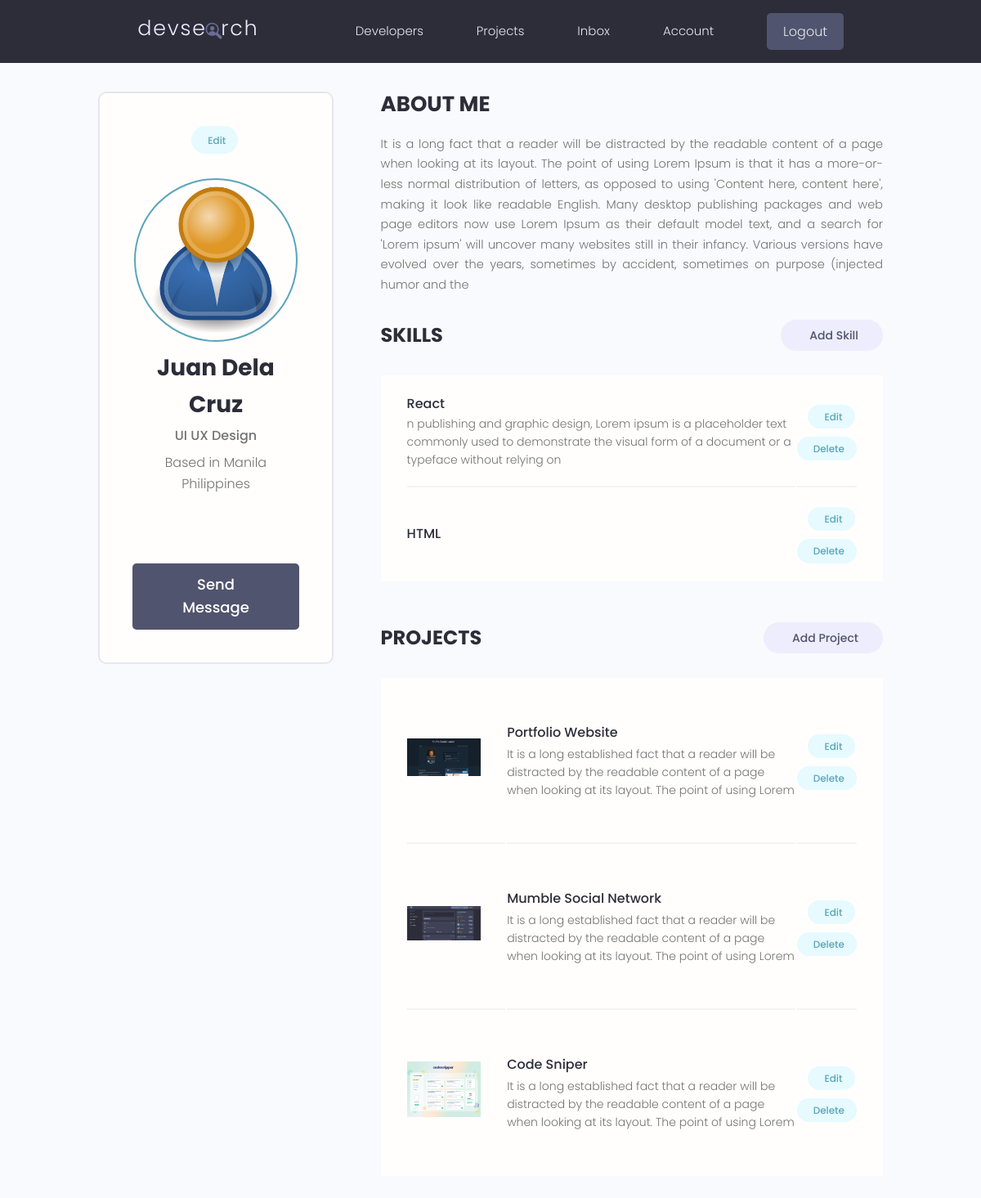
The app's page /account/ (signed in) with its own data.
### users/models.py (models this page shows, shortened)
class Profile(models.Model):
    user = models.OneToOneField(User, on_delete=models.CASCADE)
    name = models.CharField(max_length=200, blank=True, null=True)
    email = models.EmailField(max_length=500, blank=True, null=True)
    username = models.CharField(max_length=200, blank=True, null=True)
    location = models.CharField(max_length=200, blank=True, null=True)
    short_intro  = models.CharField(max_length=200, blank=True, null=True)
    bio = models.TextField(blank=True, null=True)
    profile_image = models.ImageField(blank=True, null=True, upload_to='profiles/', default='profiles/user-default.png')
    social_github = models.CharField(max_length=200, blank=True, null=True)
    social_twitter = models.CharField(max_length=200, blank=True, null=True)
    social_linkedin = models.CharField(max_length=200, blank=True, null=True)
    social_youtube = models.CharField(max_length=200, blank=True, null=True)
    social_website = models.CharField(max_length=200, blank=True, null=True)
    created = models.DateTimeField(auto_now_add=True)
    id = models.UUIDField(default=uuid.uuid4, unique=True, primary_key=True, editable=False)

class Skill(models.Model):
    owner = models.ForeignKey(Profile, null=True, blank=True, on_delete=models.CASCADE) # Own by Profile
    name = models.CharField(max_length=200, blank=True, null=True)
    description = models.TextField(blank=True, null=True)
    created = models.DateTimeField(auto_now_add=True)
    id = models.UUIDField(default=uuid.uuid4, unique=True, primary_key=True, editable=False)

### projects/models.py (models this page shows, shortened)
class Project(models.Model):
    owner = models.ForeignKey(Profile, null=True, blank=True, on_delete=models.CASCADE) # Profile owner
    title = models.CharField(max_length=200)
    description = models.TextField(null=True, blank=True)
    featured_image = models.ImageField(null=True, blank=True, default='default.jpg')
    demo_link = models.CharField(max_length=2000, null=True, blank=True)
    source_link = models.CharField(max_length=2000, null=True, blank=True)
    tags = models.ManyToManyField('Tag', blank=True)
    vote_total = models.IntegerField(default=0, null=True,blank=True)
    vote_ratio = models.IntegerField(default=0, null=True,blank=True)
    created = models.DateTimeField(auto_now_add=True)
    id = models.UUIDField(default=uuid.uuid4, unique=True, primary_key=True, editable=False)

### users/views.py (the view)
# urls.py: path('account/', views.userAccount, name="account"),
@login_required(login_url='login')
def userAccount(request):
    profile = request.user.profile  # Accessing the data from user-profile
    skills = profile.skill_set.all()    # Function to get name, and description in Skill
    projects = profile.project_set.all() # To get projects details
    context = {'profile': profile, 'skills': skills, 'projects': projects}
    return render(request, 'users/account.html', context)

### users/templates/users/account.html (shortened to what this page needs)
{% extends 'main.html' %}
{% block content %}
  <main class="settingsPage profile my-md">
    <div class="container">
      <div class="layout">
        <div class="column column--1of3">
          <div class="card text-center">
            <div class="card__body dev">
              <a class="tag tag--pill tag--main settings__btn" href="{% url 'edit-account' %}"> Edit</a>
              <img class="avatar avatar--xl dev__avatar" src="{{profile.profile_image.url}}" />
              <h2 class="dev__name">{{profile.name}}</h2>
              <p class="dev__title">{{profile.short_intro}}</p>
              <p class="dev__location">Based in {{profile.location}}</p>
              <ul class="dev__social">
              </ul>
              <a href="#" class="btn btn--sub btn--lg">Send Message</a>
            </div>
          </div>
        </div>
        <div class="column column--2of3">
          <div class="devInfo">
            <h3 class="devInfo__title">About Me</h3>
            <p class="devInfo__about">{{profile.bio}}</p>
          </div>
          <div class="settings">
            <h3 class="settings__title">Skills</h3>
            <a class="tag tag--pill tag--sub settings__btn tag--lg" href="{% url 'create-skill' %}"> Add Skill</a>
          </div>
          <table class="settings__table">
            {% for skill in skills %}
            <tr>
              <td class="settings__tableInfo">
                <h4>{{skill.name}}</h4>
                <p>{{skill.description}}</p>
              </td>
              <td class="settings__tableActions">
                <a class="tag tag--pill tag--main settings__btn" href="{% url 'update-skill' skill.id %}"> Edit</a>
                <a class="tag tag--pill tag--main settings__btn" href="{% url 'delete-skill' skill.id %}">
                  Delete</a>
              </td>
            </tr>
            {% endfor %}
          </table>
          <div class="settings">
            <h3 class="settings__title">Projects</h3>
            <a class="tag tag--pill tag--sub settings__btn tag--lg" href="{% url 'create-project' %}"> Add Project</a>
          </div>
          <table class="settings__table">
            {% for project in projects %}
            <tr>
              <td class="settings__thumbnail">
                <a href="{% url 'project' project.id %}"><img src="{{project.featured_image.url}}" alt="Project Thumbnail" /></a>
              </td>
              <td class="settings__tableInfo">
                <a href="{% url 'project' project.id %}">{{project.title}}</a>
                <p>{{project.description| slice:'150'}}</p>
              </td>
              <td class="settings__tableActions">
                <a class="tag tag--pill tag--main settings__btn" href="{% url 'update-project' project.id %}"> Edit</a>
                <a class="tag tag--pill tag--main settings__btn" href="{% url 'delete-project' project.id %}">
                  Delete</a>
              </td>
            </tr>
            {% endfor %}
          </table>
        </div>
      </div>
    </div>
  </main>
  {% endblock content %}

### static/styles/app.css (style rules this page uses)
:root { --color-sub: #2d2d39; }
.btn--sub { background-color: var(--color-sub-light); }
.card { border: 2px solid var(--color-light); }
img { width: 100%; }
.profile .card > .dev { padding: 4rem; }
.dev__avatar { display: block; margin: auto; }
.dev__name { color: var(--color-sub); font-size: 2.8rem; font-weight: 700; margin-top: 1rem; margin-bottom: 0.5rem; }
.dev__title { font-size: 1.6rem; font-weight: 500; line-height: 1.3; }
.dev__location { margin-top: 1rem; }
.dev__social { margin: 3rem 0; list-style: none; display: flex; justify-content: center; gap: 1.5rem; }
.devInfo { margin-bottom: 3rem; }
.devInfo__title, .devInfo__subtitle { font-size: 2.6rem; color: var(--color-sub); text-transform: uppercase; font-weight: 700; margin-bottom: 1.5rem; }
.devInfo__about, .devSkill__info { font-size: 1.45rem; line-height: 1.7; text-align: justify; }
.settingsPage .dev > .settings__btn { display: inline-block; margin-bottom: 3rem; }
.settings { display: flex; justify-content: space-between; align-items: center; }
.settings__title { font-size: 2.4rem; text-transform: uppercase; font-weight: 700; color: var(--color-sub); }
.settings__table { margin-top: 3rem; margin-bottom: 5rem; padding: 0 3rem; background: var(--color-white); }
.settings__table tr { width: 100%; }
.settings__table tr > td { padding: 2rem 0; }
.settings__table tr:not(:last-child) td { border-bottom: 2px solid var(--color-white-light); }
.settings__thumbnail { width: 23%; min-width: 10rem; }
.settings__thumbnail img { padding-right: 3rem; height: 15rem; object-fit: contain; }
.settings__tableInfo { width: 100%; }
.settings__tableInfo h4, .settings__tableInfo a { padding-right: 1rem; width: auto; font-size: 1.6rem; font-weight: 500; color: var(--color-sub); }
.settings__tableInfo p { font-size: 1.4rem; }
.settings__tableActions { text-align: right; }

### static/uikit/styles/modules/_variables.css (style rules this page uses)
:root { --color-main: #5aa5b9; --color-main-light: #e6faff; --color-sub: #3f4156; --color-sub-light: #51546e; --color-sub-lighter: #ededfd; --color-text: #737373; --color-gray: #8b8b8b; --color-light: #e5e7eb; --color-light-gray: #767676; --color-bg: #f8fafd; --color-white: #fffefd; --color-white-light: #f3f3f3; --color-success: #359e64; --color-success-bg: #def8e8; --color-error: #fc4b0b; --color-error-bg: #fff2ee; --font-base: 'Poppins', arial, helvetica, 'Segoe UI', roboto, ubuntu, sans-serif; --font-monospace: 'Fira Code', 'Courier New', courier, monospace; --font-regular: 300; --font-medium: 500; --font-bold: 700; --generic-shadow: 1px 1px 5px #00000010; --generic-transition: all 0.3s ease-in-out; }

### static/uikit/styles/modules/_base.css (style rules this page uses)
* { margin: 0; padding: 0; box-sizing: border-box; text-rendering: optimizeLegibility; color: inherit; font-size: inherit; }
html { font-size: 50%; }
@media only screen and (min-width: 480px) { html { font-size: 56.25%; } }
@media only screen and (min-width: 1200px) { html { font-size: 62.5%; } }
body { line-height: 1.6; font-weight: 400; font-size: 1.5rem; color: var(--color-text); background-color: var(--color-bg); min-height: 100vh; }

### static/uikit/styles/modules/_typography.css (style rules this page uses)
* { font-family: var(--font-base); }
h2 { font-size: 3.6rem; font-weight: var(--font-bold); }
h3 { font-size: 3.2rem; font-weight: var(--font-medium); }
h4 { font-size: 2.8rem; font-weight: var(--font-medium); }
p, span, strong { font-size: 1.6rem; color: var(--color-text); font-weight: var(--font-regular); }
a { padding-bottom: 2px; text-decoration: none; display: inline-block; color: var(--color-main); font-weight: var(--font-medium); }

### static/uikit/styles/modules/_utilities.css (style rules this page uses)
.container { width: 92%; max-width: 165rem; margin: 0 auto; box-sizing: border-box; }
@media screen and (min-width: 1000px) { .container { width: 90%; } }
@media screen and (min-width: 1200px) { .container { width: 80%; } }
.text-center { text-align: center; }
.my-md { margin: 3rem auto; }

### static/uikit/styles/modules/_avatar.css (style rules this page uses)
.avatar { border-radius: 50%; border: 2px solid var(--color-main); object-fit: cover; }
.avatar--xl { height: 20rem; width: 20rem; }

### static/uikit/styles/modules/_card.css (style rules this page uses)
.card { border-radius: 1rem; background-color: var(--color-white); border: 1.5px solid var(--color-light); width: auto; height: auto; margin-top: 0.5rem; margin-bottom: 0.5rem; overflow: hidden; }
.card__body, .card__header { padding: 2rem 2.5rem; }

### static/uikit/styles/modules/_layout.css (style rules this page uses)
.layout { display: flex; flex-flow: row wrap; justify-content: space-between; }
.layout > .column { margin-bottom: 3rem; }
.layout > .column.column--1of3 { flex-basis: 30%; }
.layout > .column.column--2of3 { flex-basis: 64%; }

### records on screen
Profile: profile_image (placeholder picture), name "Juan Dela Cruz", short_intro "UI UX Design", location "Manila Philippines", bio "It is a long fact that a reader will be distracted by the readable content of a page when looking at its layout. The point of using Lorem Ipsum is that it has a more-or-less normal distribution of letters, as opposed to using 'Content here, content here', making it look like readable English. Many desktop publishing packages and web page editors now use Lorem Ipsum as their default model text, and a search for 'Lorem ipsum' will uncover many websites still in their infancy. Various versions have evolved over the years, sometimes by accident, sometimes on purpose (injected humor and the"
Skill: name "React", description "n publishing and graphic design, Lorem ipsum is a placeholder text commonly used to demonstrate the visual form of a document or a typeface without relying on"
Skill: name "HTML"
Project: featured_image (picture), title "Portfolio Website", description "It is a long established fact that a reader will be distracted by the readable content of a page when looking at its layout. The point of using Lorem"
Project: featured_image (picture), title "Mumble Social Network", description "It is a long established fact that a reader will be distracted by the readable content of a page when looking at its layout. The point of using Lorem"
Project: featured_image (picture), title "Code Sniper", description "It is a long established fact that a reader will be distracted by the readable content of a page when looking at its layout. The point of using Lorem"
